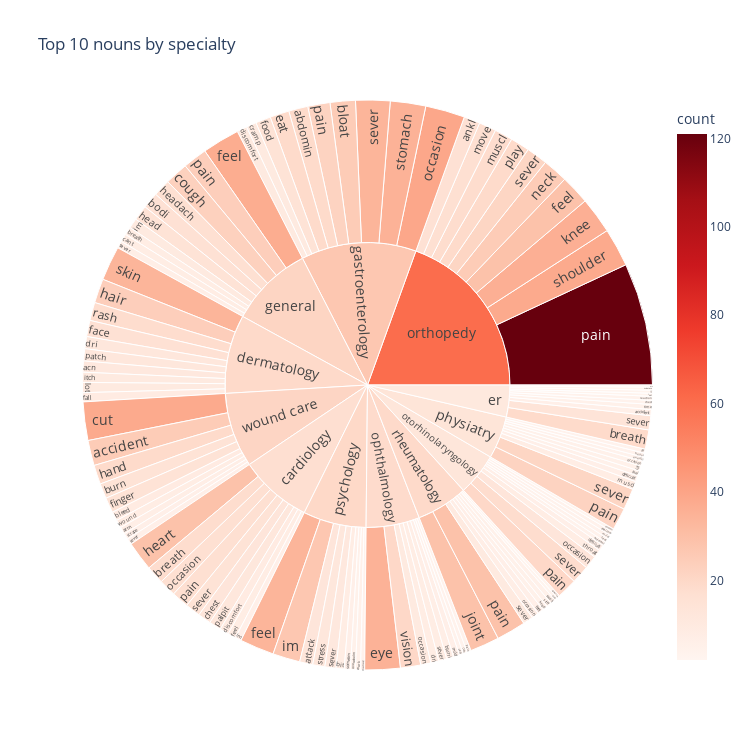

This figure's notebook cell:
### Code cell
# visalize the most common words per class by a sunburst plot

# Group the data by the "prompt" column and apply preprocessing_text to "text" column:
grouped_data = df_test2.groupby('prompt')['stemmed_text_clean'].apply(lambda x: ' '.join(x)).reset_index()
grouped_data['nouns'] = grouped_data['stemmed_text_clean'].apply(preprocess_text)

# Count frequency of unique nouns for each prompt and select top 10 nouns by frequency
class_noun_counts = grouped_data.explode('nouns').groupby('prompt')['nouns'].value_counts().reset_index(name='count')
top_nouns = class_noun_counts.groupby('prompt').head(10)

# Plot the Sunburst graph
fig = px.sunburst(top_nouns, path=['prompt', 'nouns'], values='count', color='count',
                  color_continuous_scale='reds', title='Top 10 nouns by specialty',
                  maxdepth=-1, branchvalues='total',
                  width=750, height=750)

fig.update_traces(textfont=dict(size=14))
fig.show()

### Figure 1 — Plotly figure (JSON) as saved in the notebook; plotly's stock layout.template omitted (floating-point values rounded to 4 significant figures; data arrays with more than 128 entries replaced by an {"elided": "..."} marker saying what was removed)
{"data": [{"branchvalues": "total", "customdata": {"elided": "132x1 float values"}, "domain": {"x": [0, 1], "y": [0, 1]}, "hovertemplate": "labels=%{label}<br>count_sum=%{value}<br>parent=%{parent}<br>id=%{id}<br>count=%{color}<extra></extra>", "ids": {"elided": "132 str values"}, "labels": {"elided": "132 str values"}, "marker": {"coloraxis": "coloraxis", "colors": {"elided": "132 float values"}}, "maxdepth": -1, "name": "", "parents": {"elided": "132 str values"}, "textfont": {"size": 14}, "type": "sunburst", "values": {"elided": "132 int values"}}], "layout": {"coloraxis": {"colorbar": {"title": {"text": "count"}}, "colorscale": [[0, "rgb(255,245,240)"], [0.125, "rgb(254,224,210)"], [0.25, "rgb(252,187,161)"], [0.375, "rgb(252,146,114)"], [0.5, "rgb(251,106,74)"], [0.625, "rgb(239,59,44)"], [0.75, "rgb(203,24,29)"], [0.875, "rgb(165,15,21)"], [1, "rgb(103,0,13)"]]}, "height": 750, "legend": {"tracegroupgap": 0}, "title": {"text": "Top 10 nouns by specialty"}, "width": 750}}
